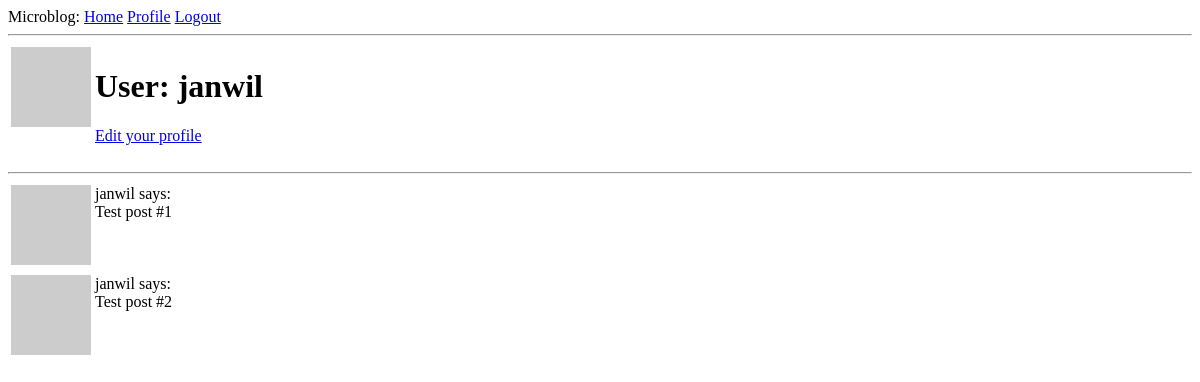
Before: /user/janwil (signed in) with the older database file.
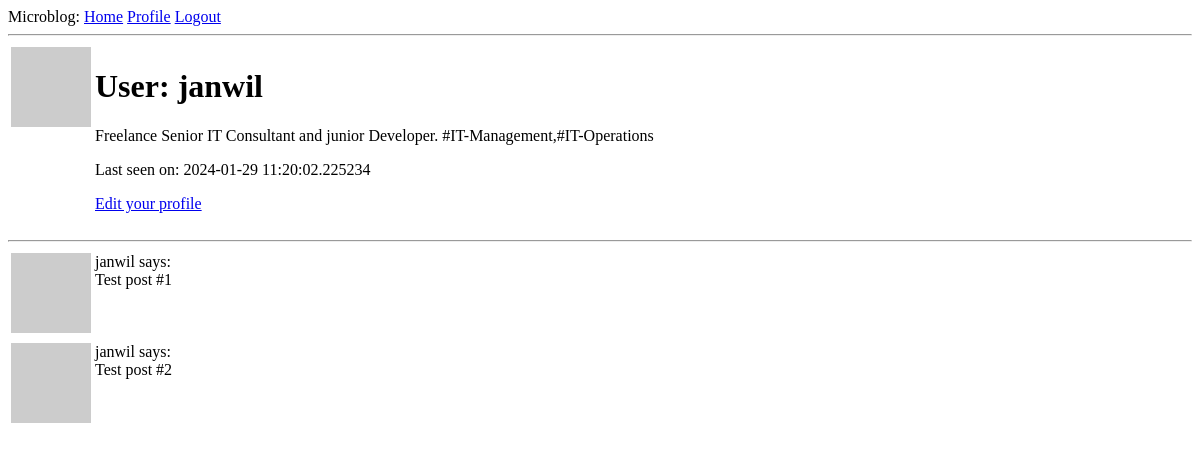
After: the same page with the newer database file.
### app/models.py (models this page shows, shortened)
class User(UserMixin,db.Model):
    id: so.Mapped[int] = so.mapped_column(primary_key=True)
    username: so.Mapped[str] = so.mapped_column(sa.String(64), index=True,unique=True)
    email: so.Mapped[str] = so.mapped_column(sa.String(120),index=True, unique=True)
    password_hash: so.Mapped[Optional[str]] = so.mapped_column(sa.String(256))
    posts: so.WriteOnlyMapped['Post'] = so.relationship(back_populates='author')
    about_me: so.Mapped[Optional[str]] = so.mapped_column(sa.String(140))
    last_seen: so.Mapped[Optional[datetime]] = so.mapped_column(default=lambda: datetime.now(timezone.utc))
    def avatar(self,size):
        digest = md5(self.email.lower().encode('utf-8')).hexdigest()
        return f'https://www.gravatar.com/avatar/{digest}?d=identicon&s={size}'

### app/routes.py (the view)
@app.route('/user/<username>')
@login_required
def user(username):
    user = db.first_or_404(sa.select(User).where(User.username == username))
    posts = [
        {'author':user, 'body':'Test post #1'},
        {'author':user, 'body':'Test post #2'}
    ]
    return render_template('user.html',user=user,posts=posts)

### app/models.py (called while the page is built)
@login.user_loader
def load_user(id):
    return db.session.get(User,int(id))

### app/routes.py (called while the page is built)
@app.before_request
def before_request():
    if current_user.is_authenticated:
        current_user.last_seen = datetime.now(timezone.utc)
        db.session.commit()

### app/templates/user.html
{% extends 'base.html' %}
{% block content %}
<table>
    <tr valign="top">
        <td><img src="{{ user.avatar(128) }}"></td>
        <td>
            <h1>User: {{ user.username }}</h1>
            {% if user.about_me %}
                <p>{{ user.about_me }}</p>
            {% endif %}
            {% if user.last_seen %}
                <p>Last seen on: {{ user.last_seen }}</p>
            {% endif %}
            {% if user == current_user %}
            <p><a href="{{ url_for('edit_profile') }}">Edit your profile</a></p>
            {% endif %}
        </td>
    </tr>
</table>
<hr>
    {% for post in posts %}
        <table>
            {% include "_post.html" %}
        </table>
    {% endfor %}
{% endblock %}

### app/templates/base.html (shortened to what this page needs)
<!doctype html>
<html>
    <head>
    </head>
    <body>
        <div>Microblog:
            <a href="{{ url_for('index') }}">Home</a>
            {% if current_user.is_anonymous %}
            <a href="{{url_for('login') }}">Login</a>
            {% else %}
            <a href="{{ url_for('user', username=current_user.username) }}">Profile</a>
            <a href="{{ url_for('logout') }}">Logout</a>
            {% endif %}
        </div>
        <hr>
        {% block content %}{% endblock %}
    </body>
</html>

### app/templates/_post.html
<table>
    <tr valign="top">
        <td><img src="{{ post.author.avatar(36)}}"></td>
        <td>{{ post.author.username }} says:<br>{{ post.body }}</td>
    </tr>
</table>

Changed rows visible on the page:
changed User "janwil": about_me (not shown) → "Freelance Senior IT Consultant and junior Developer. #IT-Management,#IT-Operations"; last_seen (not shown) → "2024-01-29 11:20:02.225234"
Other visible differences:
text now shown: "Last seen on:"
